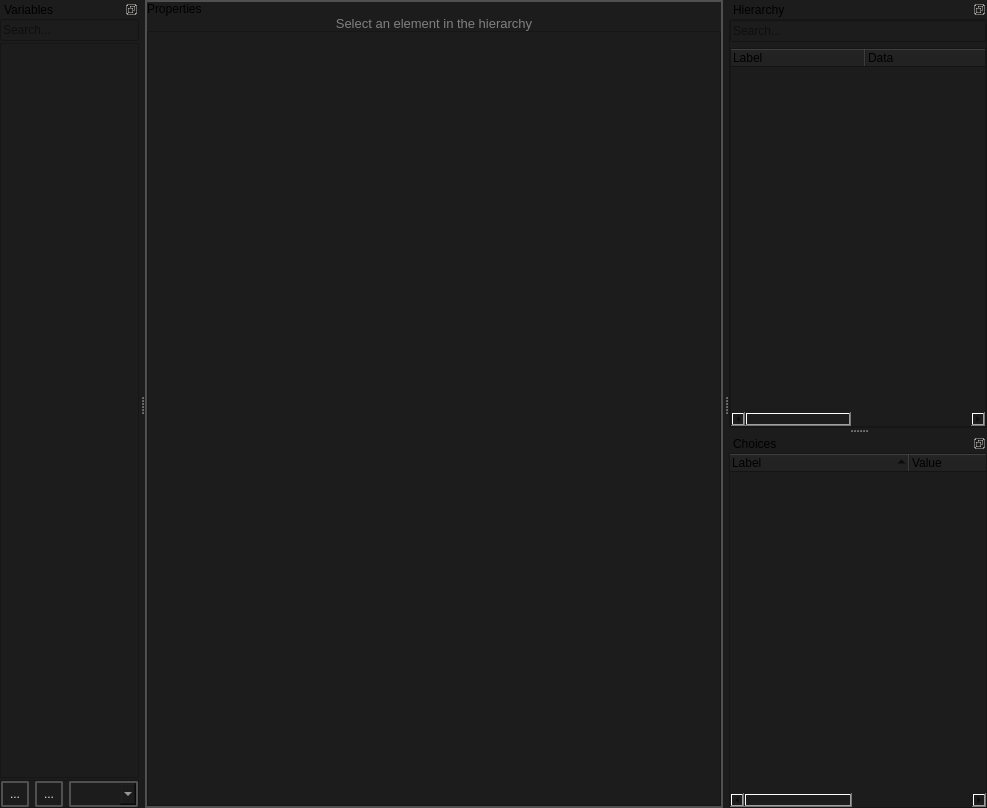
<?xml version="1.0" encoding="UTF-8"?>
<ui version="4.0">
 <class>MainWindow</class>
 <widget class="QMainWindow" name="MainWindow">
  <property name="geometry">
   <rect>
    <x>0</x>
    <y>0</y>
    <width>987</width>
    <height>808</height>
   </rect>
  </property>
  <property name="windowTitle">
   <string>MainWindow</string>
  </property>
  <property name="styleSheet">
   <string notr="true">background-color: #1C1C1C;</string>
  </property>
  <widget class="QWidget" name="centralwidget">
   <layout class="QVBoxLayout" name="verticalLayout_9">
    <property name="spacing">
     <number>0</number>
    </property>
    <property name="leftMargin">
     <number>0</number>
    </property>
    <property name="topMargin">
     <number>0</number>
    </property>
    <property name="rightMargin">
     <number>0</number>
    </property>
    <property name="bottomMargin">
     <number>0</number>
    </property>
    <item>
     <widget class="QFrame" name="PropertiesFrame">
      <property name="styleSheet">
       <string notr="true">        QFrame#PropertiesFrame {
            border: 2px solid black; 
            border-color: rgba(80, 80, 80, 255);
        }
        QFrame#PropertiesFrame QLabel {
            border: 0px solid black; 
        }</string>
      </property>
      <property name="frameShape">
       <enum>QFrame::Shape::StyledPanel</enum>
      </property>
      <property name="frameShadow">
       <enum>QFrame::Shadow::Raised</enum>
      </property>
      <property name="lineWidth">
       <number>0</number>
      </property>
      <layout class="QVBoxLayout" name="verticalLayout_5">
       <property name="spacing">
        <number>0</number>
       </property>
       <property name="leftMargin">
        <number>0</number>
       </property>
       <property name="topMargin">
        <number>0</number>
       </property>
       <property name="rightMargin">
        <number>0</number>
       </property>
       <property name="bottomMargin">
        <number>0</number>
       </property>
       <item>
        <widget class="QLabel" name="label">
         <property name="font">
          <font>
           <pointsize>9</pointsize>
          </font>
         </property>
         <property name="text">
          <string>Properties</string>
         </property>
        </widget>
       </item>
       <item>
        <widget class="QScrollArea" name="PropertiesArea">
         <property name="focusPolicy">
          <enum>Qt::FocusPolicy::NoFocus</enum>
         </property>
         <property name="styleSheet">
          <string notr="true">QScrollArea {
    border: 0px solid black;
}</string>
         </property>
         <property name="lineWidth">
          <number>0</number>
         </property>
         <property name="verticalScrollBarPolicy">
          <enum>Qt::ScrollBarPolicy::ScrollBarAsNeeded</enum>
         </property>
         <property name="widgetResizable">
          <bool>true</bool>
         </property>
         <widget class="QWidget" name="scrollAreaWidgetContents">
          <property name="geometry">
           <rect>
            <x>0</x>
            <y>0</y>
            <width>459</width>
            <height>788</height>
           </rect>
          </property>
          <property name="styleSheet">
           <string notr="true">QWidget: {
	border: 0px;
}</string>
          </property>
          <layout class="QVBoxLayout" name="verticalLayout_17">
           <property name="spacing">
            <number>0</number>
           </property>
           <property name="leftMargin">
            <number>0</number>
           </property>
           <property name="topMargin">
            <number>0</number>
           </property>
           <property name="rightMargin">
            <number>0</number>
           </property>
           <property name="bottomMargin">
            <number>0</number>
           </property>
           <item>
            <layout class="QVBoxLayout" name="properties_layout">
             <item>
              <widget class="QLabel" name="properties_placeholder">
               <property name="styleSheet">
                <string notr="true">color: gray; font-size: 13px;</string>
               </property>
               <property name="text">
                <string>Select an element in the hierarchy</string>
               </property>
               <property name="alignment">
                <set>Qt::AlignmentFlag::AlignCenter</set>
               </property>
              </widget>
             </item>
             <item>
              <widget class="QFrame" name="properties_spacer">
               <property name="frameShape">
                <enum>QFrame::Shape::StyledPanel</enum>
               </property>
               <property name="frameShadow">
                <enum>QFrame::Shadow::Raised</enum>
               </property>
               <layout class="QVBoxLayout" name="verticalLayout_4">
                <item>
                 <spacer name="verticalSpacer">
                  <property name="orientation">
                   <enum>Qt::Orientation::Vertical</enum>
                  </property>
                  <property name="sizeHint" stdset="0">
                   <size>
                    <width>20</width>
                    <height>655</height>
                   </size>
                  </property>
                 </spacer>
                </item>
               </layout>
              </widget>
             </item>
            </layout>
           </item>
          </layout>
         </widget>
        </widget>
       </item>
      </layout>
     </widget>
    </item>
   </layout>
  </widget>
  <widget class="QDockWidget" name="HierarchyDock">
   <property name="features">
    <set>QDockWidget::DockWidgetFeature::DockWidgetFloatable|QDockWidget::DockWidgetFeature::DockWidgetMovable</set>
   </property>
   <property name="allowedAreas">
    <set>Qt::DockWidgetArea::BottomDockWidgetArea|Qt::DockWidgetArea::LeftDockWidgetArea|Qt::DockWidgetArea::RightDockWidgetArea</set>
   </property>
   <property name="windowTitle">
    <string>Hierarchy</string>
   </property>
   <attribute name="dockWidgetArea">
    <number>2</number>
   </attribute>
   <widget class="QWidget" name="dockWidgetContents_2">
    <layout class="QVBoxLayout" name="verticalLayout_8">
     <property name="leftMargin">
      <number>0</number>
     </property>
     <property name="topMargin">
      <number>0</number>
     </property>
     <property name="rightMargin">
      <number>0</number>
     </property>
     <property name="bottomMargin">
      <number>0</number>
     </property>
     <item>
      <widget class="QFrame" name="frame_2">
       <property name="frameShape">
        <enum>QFrame::Shape::StyledPanel</enum>
       </property>
       <property name="frameShadow">
        <enum>QFrame::Shadow::Raised</enum>
       </property>
       <property name="lineWidth">
        <number>0</number>
       </property>
       <layout class="QVBoxLayout" name="verticalLayout_3">
        <property name="leftMargin">
         <number>0</number>
        </property>
        <property name="topMargin">
         <number>0</number>
        </property>
        <property name="rightMargin">
         <number>0</number>
        </property>
        <property name="bottomMargin">
         <number>0</number>
        </property>
        <item>
         <widget class="QLineEdit" name="tree_hierarchy_search_bar_widget">
          <property name="placeholderText">
           <string>Search...</string>
          </property>
         </widget>
        </item>
        <item>
         <widget class="QTreeWidget" name="tree_hierarchy_widget">
          <property name="dragEnabled">
           <bool>true</bool>
          </property>
          <property name="dragDropOverwriteMode">
           <bool>true</bool>
          </property>
          <property name="dragDropMode">
           <enum>QAbstractItemView::DragDropMode::InternalMove</enum>
          </property>
          <property name="defaultDropAction">
           <enum>Qt::DropAction::MoveAction</enum>
          </property>
          <property name="alternatingRowColors">
           <bool>true</bool>
          </property>
          <property name="selectionMode">
           <enum>QAbstractItemView::SelectionMode::ContiguousSelection</enum>
          </property>
          <property name="uniformRowHeights">
           <bool>true</bool>
          </property>
          <property name="allColumnsShowFocus">
           <bool>false</bool>
          </property>
          <property name="wordWrap">
           <bool>false</bool>
          </property>
          <property name="headerHidden">
           <bool>false</bool>
          </property>
          <property name="columnCount">
           <number>4</number>
          </property>
          <attribute name="headerVisible">
           <bool>true</bool>
          </attribute>
          <attribute name="headerCascadingSectionResizes">
           <bool>false</bool>
          </attribute>
          <attribute name="headerMinimumSectionSize">
           <number>20</number>
          </attribute>
          <attribute name="headerDefaultSectionSize">
           <number>135</number>
          </attribute>
          <attribute name="headerShowSortIndicator" stdset="0">
           <bool>false</bool>
          </attribute>
          <attribute name="headerStretchLastSection">
           <bool>true</bool>
          </attribute>
          <column>
           <property name="text">
            <string notr="true">Label</string>
           </property>
          </column>
          <column>
           <property name="text">
            <string>Data</string>
           </property>
          </column>
          <column>
           <property name="text">
            <string>Class</string>
           </property>
          </column>
          <column>
           <property name="text">
            <string>ID</string>
           </property>
          </column>
         </widget>
        </item>
       </layout>
      </widget>
     </item>
    </layout>
   </widget>
  </widget>
  <widget class="QDockWidget" name="ChoicesDock">
   <property name="features">
    <set>QDockWidget::DockWidgetFeature::DockWidgetFloatable|QDockWidget::DockWidgetFeature::DockWidgetMovable</set>
   </property>
   <property name="windowTitle">
    <string>Choices</string>
   </property>
   <attribute name="dockWidgetArea">
    <number>2</number>
   </attribute>
   <widget class="QWidget" name="dockWidgetContents_3">
    <layout class="QVBoxLayout" name="verticalLayout">
     <property name="spacing">
      <number>0</number>
     </property>
     <property name="leftMargin">
      <number>0</number>
     </property>
     <property name="topMargin">
      <number>0</number>
     </property>
     <property name="rightMargin">
      <number>0</number>
     </property>
     <property name="bottomMargin">
      <number>0</number>
     </property>
     <item>
      <widget class="QTreeWidget" name="choices_tree_widget">
       <property name="dragEnabled">
        <bool>false</bool>
       </property>
       <property name="dragDropMode">
        <enum>QAbstractItemView::DragDropMode::NoDragDrop</enum>
       </property>
       <property name="alternatingRowColors">
        <bool>true</bool>
       </property>
       <property name="uniformRowHeights">
        <bool>true</bool>
       </property>
       <attribute name="headerVisible">
        <bool>true</bool>
       </attribute>
       <attribute name="headerCascadingSectionResizes">
        <bool>false</bool>
       </attribute>
       <attribute name="headerMinimumSectionSize">
        <number>150</number>
       </attribute>
       <attribute name="headerDefaultSectionSize">
        <number>180</number>
       </attribute>
       <attribute name="headerShowSortIndicator" stdset="0">
        <bool>true</bool>
       </attribute>
       <column>
        <property name="text">
         <string>Label</string>
        </property>
       </column>
       <column>
        <property name="text">
         <string>Value</string>
        </property>
       </column>
       <column>
        <property name="text">
         <string>Type</string>
        </property>
       </column>
      </widget>
     </item>
    </layout>
   </widget>
  </widget>
  <widget class="QDockWidget" name="VariablesDock">
   <property name="features">
    <set>QDockWidget::DockWidgetFeature::DockWidgetFloatable|QDockWidget::DockWidgetFeature::DockWidgetMovable</set>
   </property>
   <property name="allowedAreas">
    <set>Qt::DockWidgetArea::RightDockWidgetArea|Qt::DockWidgetArea::TopDockWidgetArea</set>
   </property>
   <property name="windowTitle">
    <string>Variables</string>
   </property>
   <attribute name="dockWidgetArea">
    <number>1</number>
   </attribute>
   <widget class="QWidget" name="dockWidgetContents">
    <layout class="QVBoxLayout" name="verticalLayout_7">
     <property name="spacing">
      <number>2</number>
     </property>
     <property name="leftMargin">
      <number>0</number>
     </property>
     <property name="topMargin">
      <number>0</number>
     </property>
     <property name="rightMargin">
      <number>0</number>
     </property>
     <property name="bottomMargin">
      <number>0</number>
     </property>
     <item>
      <widget class="QLineEdit" name="variables_scroll_area_searchbar">
       <property name="placeholderText">
        <string>Search...</string>
       </property>
      </widget>
     </item>
     <item>
      <widget class="QScrollArea" name="variables_QscrollArea">
       <property name="widgetResizable">
        <bool>true</bool>
       </property>
       <widget class="QWidget" name="variables_scrollArea_widget">
        <property name="geometry">
         <rect>
          <x>0</x>
          <y>0</y>
          <width>207</width>
          <height>728</height>
         </rect>
        </property>
        <property name="styleSheet">
         <string notr="true"/>
        </property>
        <layout class="QVBoxLayout" name="verticalLayout_2">
         <property name="leftMargin">
          <number>0</number>
         </property>
         <property name="topMargin">
          <number>0</number>
         </property>
         <property name="rightMargin">
          <number>0</number>
         </property>
         <property name="bottomMargin">
          <number>0</number>
         </property>
         <item>
          <layout class="QVBoxLayout" name="variables_scrollArea">
           <property name="spacing">
            <number>0</number>
           </property>
           <item>
            <spacer name="verticalSpacer_2">
             <property name="orientation">
              <enum>Qt::Orientation::Vertical</enum>
             </property>
             <property name="sizeHint" stdset="0">
              <size>
               <width>20</width>
               <height>40</height>
              </size>
             </property>
            </spacer>
           </item>
          </layout>
         </item>
        </layout>
       </widget>
      </widget>
     </item>
     <item>
      <widget class="QFrame" name="frame">
       <property name="minimumSize">
        <size>
         <width>0</width>
         <height>0</height>
        </size>
       </property>
       <property name="maximumSize">
        <size>
         <width>16777215</width>
         <height>28</height>
        </size>
       </property>
       <property name="frameShape">
        <enum>QFrame::Shape::StyledPanel</enum>
       </property>
       <property name="frameShadow">
        <enum>QFrame::Shadow::Raised</enum>
       </property>
       <layout class="QHBoxLayout" name="horizontalLayout">
        <property name="leftMargin">
         <number>0</number>
        </property>
        <property name="topMargin">
         <number>0</number>
        </property>
        <property name="rightMargin">
         <number>0</number>
        </property>
        <property name="bottomMargin">
         <number>0</number>
        </property>
        <item>
         <widget class="QToolButton" name="paste_variable_button">
          <property name="maximumSize">
           <size>
            <width>28</width>
            <height>28</height>
           </size>
          </property>
          <property name="toolTip">
           <string>&lt;html&gt;&lt;head/&gt;&lt;body&gt;&lt;p&gt;Paste variable&lt;/p&gt;&lt;/body&gt;&lt;/html&gt;</string>
          </property>
          <property name="styleSheet">
           <string notr="true">
    /* QPushButton default and hover styles */
    QToolButton {

        font: 580 9pt &quot;Segoe UI&quot;;


        border: 2px solid black;
        border-radius: 2px;
        border-color: rgba(80, 80, 80, 255);
        height:22px;
        padding-top: 2px;
        padding-bottom:2px;
        padding-left: 4px;
        padding-right: 4px;
        color: #E3E3E3;
        background-color: #1C1C1C;
    }
    QToolButton:hover {
        background-color: #414956;
        color: white;
    }
    QToolButton:pressed {
        background-color: red;
        background-color: #1C1C1C;
        margin: 1 px;
        margin-left: 2px;
        margin-right: 2px;

    }</string>
          </property>
          <property name="text">
           <string>...</string>
          </property>
          <property name="icon">
           <iconset resource="../resources.qrc">
            <normaloff>:/icons/content_paste_24dp_9D9D9D_FILL0_wght400_GRAD0_opsz24.svg</normaloff>:/icons/content_paste_24dp_9D9D9D_FILL0_wght400_GRAD0_opsz24.svg</iconset>
          </property>
          <property name="iconSize">
           <size>
            <width>20</width>
            <height>20</height>
           </size>
          </property>
         </widget>
        </item>
        <item>
         <widget class="QToolButton" name="add_new_variable_button">
          <property name="maximumSize">
           <size>
            <width>28</width>
            <height>28</height>
           </size>
          </property>
          <property name="toolTip">
           <string>&lt;html&gt;&lt;head/&gt;&lt;body&gt;&lt;p&gt;Create variable&lt;/p&gt;&lt;/body&gt;&lt;/html&gt;</string>
          </property>
          <property name="styleSheet">
           <string notr="true">
    /* QPushButton default and hover styles */
    QToolButton {

        font: 580 9pt &quot;Segoe UI&quot;;


        border: 2px solid black;
        border-radius: 2px;
        border-color: rgba(80, 80, 80, 255);
        height:22px;
        padding-top: 2px;
        padding-bottom:2px;
        padding-left: 4px;
        padding-right: 4px;
        color: #E3E3E3;
        background-color: #1C1C1C;
    }
    QToolButton:hover {
        background-color: #414956;
        color: white;
    }
    QToolButton:pressed {
        background-color: red;
        background-color: #1C1C1C;
        margin: 1 px;
        margin-left: 2px;
        margin-right: 2px;

    }</string>
          </property>
          <property name="text">
           <string>...</string>
          </property>
          <property name="icon">
           <iconset resource="../resources.qrc">
            <normaloff>:/icons/add_24dp_9D9D9D_FILL0_wght400_GRAD0_opsz24.svg</normaloff>:/icons/add_24dp_9D9D9D_FILL0_wght400_GRAD0_opsz24.svg</iconset>
          </property>
          <property name="iconSize">
           <size>
            <width>20</width>
            <height>20</height>
           </size>
          </property>
         </widget>
        </item>
        <item>
         <widget class="QComboBox" name="add_new_variable_combobox">
          <property name="styleSheet">
           <string notr="true">QMenu {
background-color: red;
 }

QMenu::item {
    padding: 5px 10px;
    font: 580 8pt &quot;Segoe UI&quot;;
    border: 2px solid black;
    border-radius: 4px;
    border-color: rgba(80, 80, 80, 255);
    color: #E3E3E3;
}
QMenu::item:selected {
    background-color: #414956;
    color: white;
}
QWidget {
    background-color: #151515;
    outline: none;
}

QWidget:item:checked {
    background-color: #151515;
    color: white;
}

QWidget:item:selected {
    background-color: #414956;
    color: white;
    border: 0px;
}



QMenu {
    background-color: #1d1d1f;
    color: #FFFFFF;
    border: 1px solid #555555;
    /* padding-top: 5px; */
    /* padding-bottom: 5px; */
    border: 2px solid black;
    border-radius: 4px;
    border-color: rgba(80, 80, 80, 255);
}

QMenu::item {
    font: 580 8pt &quot;Segoe UI&quot;;
    border-top: 2px solid black;
    border: 0px;
    border-radius: 2px;
    border-color: rgba(80, 80, 80, 255);
    padding-left: 12px;
    padding-right: 12px;
    color: #E3E3E3;
}

QMenu::item:selected {
    background-color: #666666;
    color: #FFFFFF;
}

QMenu::separator {
    height: 1px;
    background: #AAAAAA;
    margin: 5px 0;
}

QMenu::indicator {
    width: 13px;
    height: 13px;
}

QMenu::indicator:checked {
    image: url(:/images/checkmark.png);
}

QMenu::indicator:unchecked {
    image: url(:/images/empty.png);
}


QComboBox {
    font: 580 8pt &quot;Segoe UI&quot;;
    border: 2px solid black;
    border-radius: 2px;
    border-color: rgba(80, 80, 80, 255);
    height: 12px;
    padding-top: 5px;
    padding-bottom: 5px;
    color: #E3E3E3;
    background-color: #1C1C1C;
    padding-left: 5px;
}

QComboBox:hover {
    background-color: #414956;
    color: white;
}

QComboBox:pressed {
    background-color: #2E2F30;
    color: white;
}

QComboBox:item {
    font: 580 8pt &quot;Segoe UI&quot;;
    color: #E3E3E3;
    padding-left: 5px;
    background-color: #1C1C1C;
    border-style: none;
}

QComboBox::drop-down {
    color: #E3E3E3;
    padding: 2px;
    background: url(://icons/arrow_drop_down_16dp.svg) no-repeat center;
    border-bottom: 0px solid black;
    border-top: 0px solid black;
    border-right: 0px;
    border-left: 2px solid;
    margin-left: 5px;
    padding: 5px;
    width: 7px;
    border-color: rgba(80, 80, 80, 255);
    background-color: #1C1C1C;
}


QComboBox QAbstractItemView {
    border: 2px solid gray;
    border-color: rgba(80, 80, 80, 255);
    selection-background-color: #414956;
    background-color: #1C1C1C;
}


QComboBox QAbstractItemView::item {
    height: 16px; /* Set the height of each item */
    padding: 4px; /* Add padding to each item */
    padding-left: 5px;
    padding-right: 5px;
    color: #ff8a8a8a;
    border-style: none;
    border-bottom: 0.5px solid black;
    border-color: rgba(255, 255, 255, 10);
}


QComboBox QAbstractItemView::item:selected {
    height: 16px; /* Set the height of each item */
    padding: 4px; /* Add padding to each item */
    padding-left: 5px;
    padding-right: 5px;
    background-color: #414956;
    color: white;
    border: none; /* Remove border */
    outline: none; /* Remove outline */
}</string>
          </property>
         </widget>
        </item>
       </layout>
      </widget>
     </item>
    </layout>
   </widget>
  </widget>
  <action name="actionCreateNewsmartprop">
   <property name="icon">
    <iconset resource="../resources.qrc">
     <normaloff>:/valve_common/icons/tools/common/new.png</normaloff>:/valve_common/icons/tools/common/new.png</iconset>
   </property>
   <property name="text">
    <string>CreateNewsmartprop</string>
   </property>
   <property name="menuRole">
    <enum>QAction::MenuRole::NoRole</enum>
   </property>
  </action>
  <action name="actionOpen_from_Explorer">
   <property name="icon">
    <iconset resource="../resources.qrc">
     <normaloff>:/valve_common/icons/tools/common/open.png</normaloff>:/valve_common/icons/tools/common/open.png</iconset>
   </property>
   <property name="text">
    <string>Open as</string>
   </property>
  </action>
  <action name="actionSave_as">
   <property name="icon">
    <iconset resource="../resources.qrc">
     <normaloff>:/valve_common/icons/tools/common/save_all.png</normaloff>:/valve_common/icons/tools/common/save_all.png</iconset>
   </property>
   <property name="text">
    <string>Save as</string>
   </property>
  </action>
  <action name="actionSave_current_file">
   <property name="icon">
    <iconset resource="../resources.qrc">
     <normaloff>:/valve_common/icons/tools/common/save.png</normaloff>:/valve_common/icons/tools/common/save.png</iconset>
   </property>
   <property name="text">
    <string>Save</string>
   </property>
  </action>
  <action name="actionRecompile_file">
   <property name="icon">
    <iconset resource="../resources.qrc">
     <normaloff>:/valve_common/icons/tools/common/options_activated.png</normaloff>:/valve_common/icons/tools/common/options_activated.png</iconset>
   </property>
   <property name="text">
    <string>Recompile file</string>
   </property>
  </action>
  <action name="actionRecompile_all_in_addon">
   <property name="icon">
    <iconset resource="../resources.qrc">
     <normaloff>:/valve_common/icons/tools/common/options_activated.png</normaloff>:/valve_common/icons/tools/common/options_activated.png</iconset>
   </property>
   <property name="text">
    <string>Recompile all in addon</string>
   </property>
  </action>
  <action name="actionConvert_all_vsmart_file_to_vdata">
   <property name="icon">
    <iconset resource="../resources.qrc">
     <normaloff>:/valve_common/icons/tools/common/move_to_changelist.png</normaloff>:/valve_common/icons/tools/common/move_to_changelist.png</iconset>
   </property>
   <property name="text">
    <string>Convert all vsmart file to vdata</string>
   </property>
   <property name="toolTip">
    <string>Convert all to data</string>
   </property>
  </action>
  <action name="actionFormat_serttings">
   <property name="icon">
    <iconset resource="../resources.qrc">
     <normaloff>:/valve_common/icons/tools/common/setting.png</normaloff>:/valve_common/icons/tools/common/setting.png</iconset>
   </property>
   <property name="text">
    <string>Format serttings</string>
   </property>
  </action>
 </widget>
 <resources>
  <include location="../resources.qrc"/>
 </resources>
 <connections/>
</ui>
